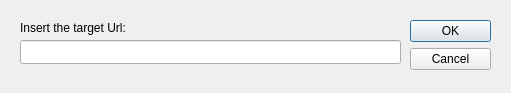
<?xml version="1.0" encoding="UTF-8"?>
<ui version="4.0">
 <class>urlDialog</class>
 <widget class="QDialog" name="urlDialog">
  <property name="geometry">
   <rect>
    <x>0</x>
    <y>0</y>
    <width>511</width>
    <height>93</height>
   </rect>
  </property>
  <property name="windowTitle">
   <string>New Download</string>
  </property>
  <widget class="QDialogButtonBox" name="buttonBox">
   <property name="geometry">
    <rect>
     <x>410</x>
     <y>20</y>
     <width>81</width>
     <height>61</height>
    </rect>
   </property>
   <property name="orientation">
    <enum>Qt::Orientation::Vertical</enum>
   </property>
   <property name="standardButtons">
    <set>QDialogButtonBox::StandardButton::Cancel|QDialogButtonBox::StandardButton::Ok</set>
   </property>
  </widget>
  <widget class="QLabel" name="label">
   <property name="geometry">
    <rect>
     <x>20</x>
     <y>20</y>
     <width>111</width>
     <height>16</height>
    </rect>
   </property>
   <property name="text">
    <string>Insert the target Url:</string>
   </property>
  </widget>
  <widget class="QLineEdit" name="Url">
   <property name="geometry">
    <rect>
     <x>20</x>
     <y>40</y>
     <width>381</width>
     <height>24</height>
    </rect>
   </property>
  </widget>
 </widget>
 <resources/>
 <connections>
  <connection>
   <sender>buttonBox</sender>
   <signal>accepted()</signal>
   <receiver>urlDialog</receiver>
   <slot>accept()</slot>
   <hints>
    <hint type="sourcelabel">
     <x>248</x>
     <y>254</y>
    </hint>
    <hint type="destinationlabel">
     <x>157</x>
     <y>274</y>
    </hint>
   </hints>
  </connection>
  <connection>
   <sender>buttonBox</sender>
   <signal>rejected()</signal>
   <receiver>urlDialog</receiver>
   <slot>reject()</slot>
   <hints>
    <hint type="sourcelabel">
     <x>316</x>
     <y>260</y>
    </hint>
    <hint type="destinationlabel">
     <x>286</x>
     <y>274</y>
    </hint>
   </hints>
  </connection>
 </connections>
</ui>
